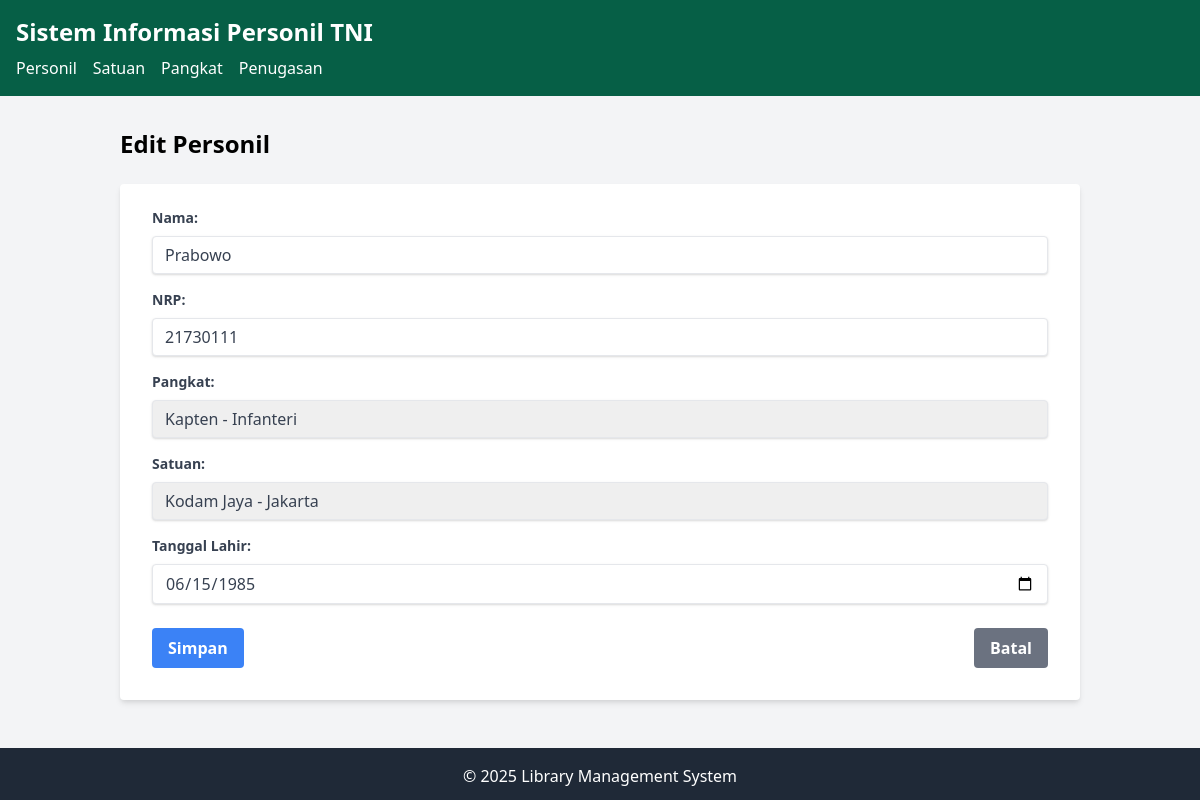
The page /index.php?entity=personil&action=edit&id=1 on the database its author committed.
### tables this page shows
CREATE TABLE IF NOT EXISTS `personil` (
  `id` int(11) NOT NULL AUTO_INCREMENT,
  `nama` varchar(100) NOT NULL,
  `nrp` varchar(50) NOT NULL,
  `pangkat_id` int(11) NOT NULL,
  `satuan_id` int(11) NOT NULL,
  `tanggal_lahir` date NOT NULL,
  PRIMARY KEY (`id`),
  FOREIGN KEY (`pangkat_id`) REFERENCES `pangkat` (`id`) ON DELETE CASCADE ON UPDATE CASCADE,
  FOREIGN KEY (`satuan_id`) REFERENCES `satuan` (`id`) ON DELETE CASCADE ON UPDATE CASCADE
);

CREATE TABLE IF NOT EXISTS `pangkat` (
  `id` int(11) NOT NULL AUTO_INCREMENT,
  `nama_pangkat` varchar(50) NOT NULL,
  `tingkat` varchar(50) NOT NULL,
  `korp` varchar(50) NOT NULL,
  PRIMARY KEY (`id`)
);

CREATE TABLE IF NOT EXISTS `satuan` (
  `id` int(11) NOT NULL AUTO_INCREMENT,
  `nama_satuan` varchar(100) NOT NULL,
  `lokasi` varchar(100) NOT NULL,
  PRIMARY KEY (`id`)
);

### model/Personil.php (called while the page is built, shortened)
<?php
require_once 'config/Database.php';
class Personil {
    private $conn;
    private $table = 'personil';
    public function __construct() {
        $database = new Database();
        $this->conn = $database->getConnection();
    }
    public function getById($id) {
        $query = "SELECT p.*, s.nama_satuan, pk.nama_pangkat
                 FROM " . $this->table . " p
                 JOIN satuan s ON p.satuan_id = s.id
                 JOIN pangkat pk ON p.pangkat_id = pk.id
                 WHERE p.id = :id";
        $stmt = $this->conn->prepare($query);
        $stmt->bindParam(':id', $id);
        $stmt->execute();
        return $stmt->fetch(PDO::FETCH_ASSOC);
    }
}
?>

### config/Database.php (called while the page is built, shortened)
<?php
class Database {
    private $host = "localhost";
    private $username = "root";
    private $password = "";
    private $database = "tni_staff";
    public function getConnection() {
        $this->conn = null;
        try {
            $this->conn = new PDO("mysql:host=" . $this->host . ";dbname=" . $this->database, $this->username, $this->password);
            $this->conn->setAttribute(PDO::ATTR_ERRMODE, PDO::ERRMODE_EXCEPTION);
        } catch(PDOException $e) {
            echo "Connection error: " . $e->getMessage();
        }
        return $this->conn;
    }
}
?>

### model/Satuan.php (called while the page is built, shortened)
<?php
require_once 'config/Database.php';
class Satuan {
    private $conn;
    private $table = 'satuan';
    public function __construct() {
        $database = new Database();
        $this->conn = $database->getConnection();
    }
    public function getAll() {
        $query = "SELECT * FROM " . $this->table;
        $stmt = $this->conn->prepare($query);
        $stmt->execute();
        return $stmt->fetchAll(PDO::FETCH_ASSOC);
    }
}
?>

### model/Pangkat.php (called while the page is built, shortened)
<?php
require_once 'config/Database.php';
class Pangkat {
    private $conn;
    private $table = 'pangkat';
    public function __construct() {
        $database = new Database();
        $this->conn = $database->getConnection();
    }
    public function getAll() {
        $query = "SELECT * FROM " . $this->table;
        $stmt = $this->conn->prepare($query);
        $stmt->execute();
        return $stmt->fetchAll(PDO::FETCH_ASSOC);
    }
}
?>

### viewmodel/PersonilViewModel.php (called while the page is built, shortened)
<?php
require_once 'model/Personil.php';
require_once 'model/Satuan.php';
require_once 'model/Pangkat.php';
class PersonilViewModel {
    private $personil;
    private $satuan;
    private $pangkat;
    public function __construct() {
        $this->personil = new Personil();
        $this->satuan = new Satuan();
        $this->pangkat = new Pangkat();
    }
    public function getPersonilById($id) {
        return $this->personil->getById($id);
    }
    public function getSatuanList() {
        return $this->satuan->getAll();
    }
    public function getPangkatList() {
        return $this->pangkat->getAll();
    }
}
?>

### views/personil_form.php (the view, shortened to what this page needs)
<?php
require_once 'views/template/header.php';
?>
<div class="container mx-auto p-4">
    <h2 class="text-2xl font-bold mb-6"><?php echo isset($personil) ? 'Edit Personil' : 'Tambah Personil'; ?></h2>
    <div class="bg-white shadow-md rounded px-8 pt-6 pb-8 mb-4">
        <form action="index.php?entity=personil&action=<?php echo isset($personil) ? 'update&id=' . $personil['id'] : 'save'; ?>" method="POST">
            <div class="mb-4">
                <label class="block text-gray-700 text-sm font-bold mb-2" for="nama">
                    Nama:
                </label>
                <input type="text" name="nama" id="nama"
                       value="<?php echo isset($personil) ? $personil['nama'] : ''; ?>"
                       class="shadow appearance-none border rounded w-full py-2 px-3 text-gray-700 leading-tight focus:outline-none focus:shadow-outline"
                       required>
            </div>
            <div class="mb-4">
                <label class="block text-gray-700 text-sm font-bold mb-2" for="nrp">
                    NRP:
                </label>
                <input type="text" name="nrp" id="nrp"
                       value="<?php echo isset($personil) ? $personil['nrp'] : ''; ?>"
                       class="shadow appearance-none border rounded w-full py-2 px-3 text-gray-700 leading-tight focus:outline-none focus:shadow-outline"
                       required>
            </div>
            <div class="mb-4">
                <label class="block text-gray-700 text-sm font-bold mb-2" for="pangkat_id">
                    Pangkat:
                </label>
                <select name="pangkat_id" id="pangkat_id"
                        class="shadow appearance-none border rounded w-full py-2 px-3 text-gray-700 leading-tight focus:outline-none focus:shadow-outline"
                        required>
                    <?php foreach ($pangkatList as $pangkat): ?>
                    <option value="<?php echo $pangkat['id']; ?>"
                            <?php echo isset($personil) && $personil['pangkat_id'] == $pangkat['id'] ? 'selected' : ''; ?>>
                        <?php echo $pangkat['nama_pangkat']; ?> - <?php echo $pangkat['korp']; ?>
                    </option>
                    <?php endforeach; ?>
                </select>
            </div>
            <div class="mb-4">
                <label class="block text-gray-700 text-sm font-bold mb-2" for="satuan_id">
                    Satuan:
                </label>
                <select name="satuan_id" id="satuan_id"
                        class="shadow appearance-none border rounded w-full py-2 px-3 text-gray-700 leading-tight focus:outline-none focus:shadow-outline"
                        required>
                    <?php foreach ($satuanList as $satuan): ?>
                    <option value="<?php echo $satuan['id']; ?>"
                            <?php echo isset($personil) && $personil['satuan_id'] == $satuan['id'] ? 'selected' : ''; ?>>
                        <?php echo $satuan['nama_satuan']; ?> - <?php echo $satuan['lokasi']; ?>
                    </option>
                    <?php endforeach; ?>
                </select>
            </div>
            <div class="mb-6">
                <label class="block text-gray-700 text-sm font-bold mb-2" for="tanggal_lahir">
                    Tanggal Lahir:
                </label>
                <input type="date" name="tanggal_lahir" id="tanggal_lahir"
                       value="<?php echo isset($personil) ? $personil['tanggal_lahir'] : ''; ?>"
                       class="shadow appearance-none border rounded w-full py-2 px-3 text-gray-700 leading-tight focus:outline-none focus:shadow-outline"
                       required>
            </div>
            <div class="flex items-center justify-between">
                <button type="submit" class="bg-blue-500 hover:bg-blue-700 text-white font-bold py-2 px-4 rounded focus:outline-none focus:shadow-outline">
                    Simpan
                </button>
                <a href="index.php?entity=personil" class="bg-gray-500 hover:bg-gray-700 text-white font-bold py-2 px-4 rounded focus:outline-none focus:shadow-outline">
                    Batal
                </a>
            </div>
        </form>
    </div>
</div>
<?php
require_once 'views/template/footer.php';
?>

### rows shown on the page
personil: nama "Prabowo", nrp "21730111", pangkat_id "Kapten - Infanteri", satuan_id "Kodam Jaya - Jakarta", tanggal_lahir "06/15/1985"
